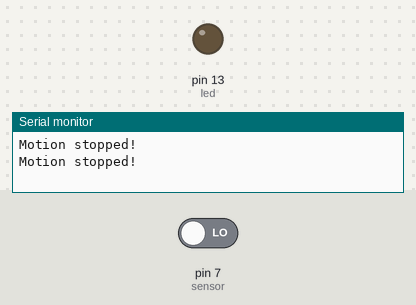
A sketch run on a simulated Arduino Uno, built with avr-gcc and run on an emulated ATmega328P. Parts: output pins drawn as LEDs (lit = HIGH), the last lines printed to the serial monitor. Inputs (shaded band) come from the test bench; at power-on: pin 7 (sensor) LOW.

Above: at 2.8 s.
2.9 s: pin 7 (sensor) driven HIGH
At 3.9 s:
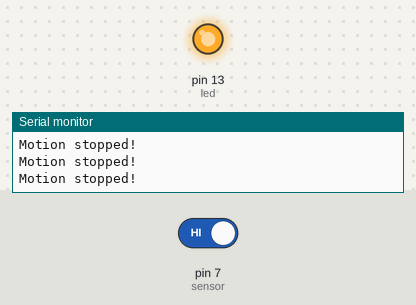
4.5 s: pin 7 (sensor) driven LOW
At 5.4 s:
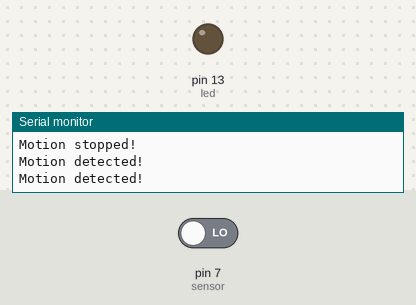
Timing chart, 0 to 7.5 s (numbered marks = the images above; inputs shaded):
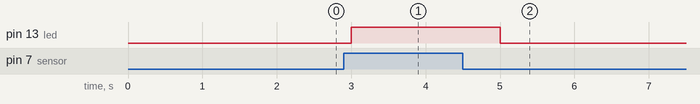

The sketch:

pir.ino
```cpp
int led = 13;                // the pin that the LED is atteched to
int sensor = 7;              // the pin that the sensor is atteched to
int val = 0;                 // variable to store the sensor status (value)

void setup() {
  pinMode(led, OUTPUT);      // initalize LED as an output
  pinMode(sensor, INPUT);    // initialize sensor as an input
  Serial.begin(9600);        // initialize serial
}

void loop(){
  val = digitalRead(sensor);   // read sensor value
  if (val == HIGH) {           // check if the sensor is HIGH
    digitalWrite(led, HIGH);   // turn LED ON
    delay(1000);                // delay 100 milliseconds
    Serial.println("Motion detected!");
  }
  else {
      digitalWrite(led, LOW); // turn LED OFF
      delay(1000);             // delay 200 milliseconds
        Serial.println("Motion stopped!");
  }
}
```

Measured:
- after the input at 2.9 s, pin 13 (led): LOW → HIGH after 0.10 s
- after the input at 4.5 s, pin 13 (led): HIGH → LOW after 0.50 s
